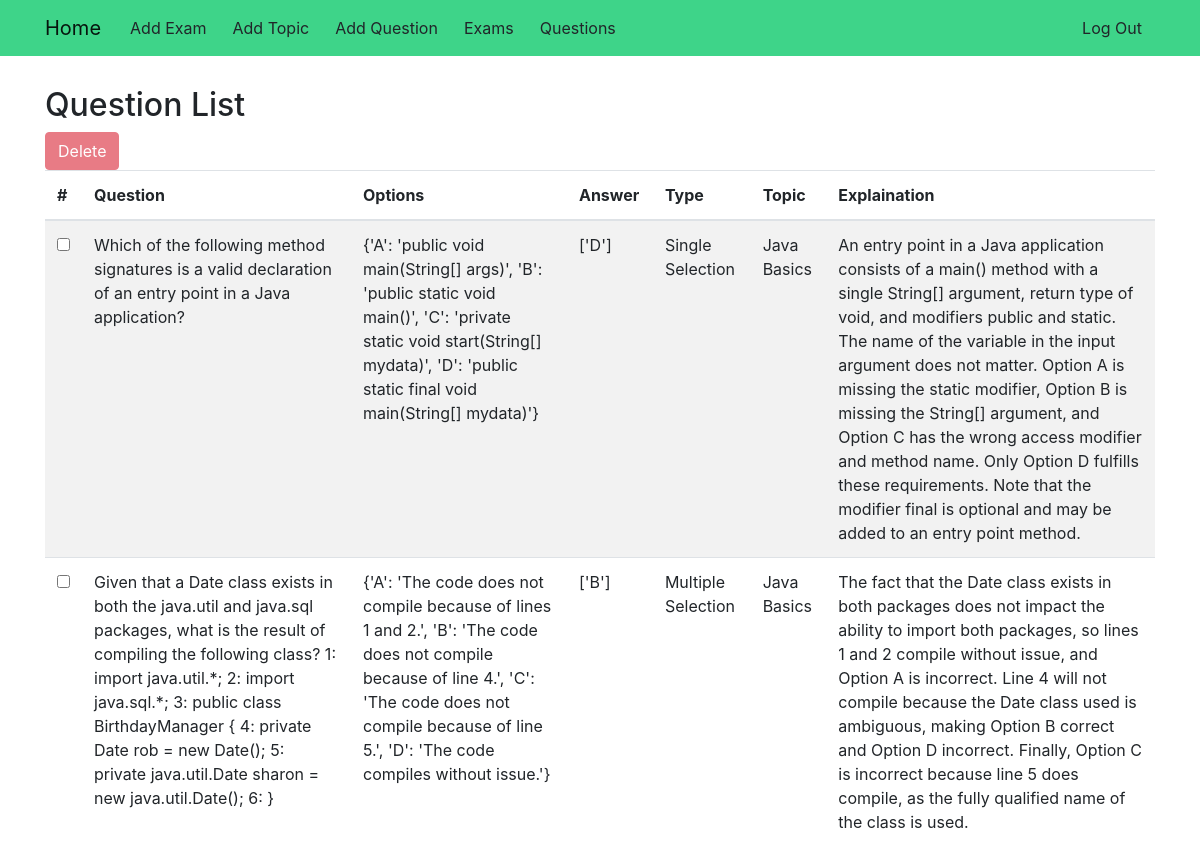
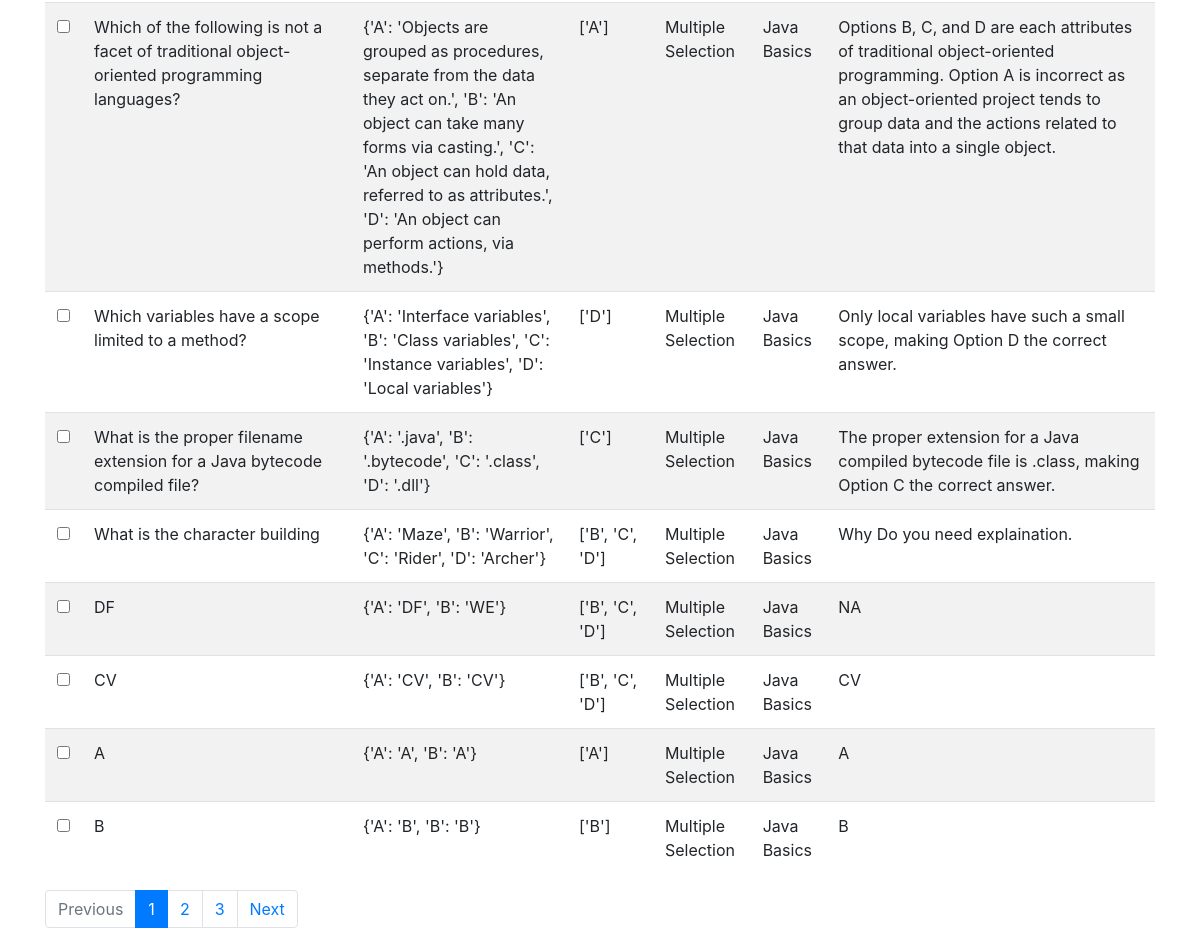
Screenshot of /questions/ (signed in) with the database file from the repository (2 pictures, top to bottom).
### exam_app/models.py (models this page shows, shortened)
class Question(models.Model):
    QUESTION_TYPES = (
        ('M', 'Multiple Selection'),
        ('S', 'Single Selection')
    )
    question = models.TextField()
    question_image = models.ImageField(upload_to=question_img_path, default='')
    options = models.TextField()  # Store Dict of applicable choices
    answer = models.TextField()  # Store List of applicable choices
    _question_type = models.CharField(max_length=1, choices=QUESTION_TYPES)
    topic = models.ForeignKey(Topic, on_delete=models.CASCADE)
    explaination = models.TextField()
    def question_type(self):
        return (dict(self.QUESTION_TYPES))[self._question_type]

class Topic(models.Model):
    name = models.CharField(max_length=1024, unique=True)
    def __str__(self):
        return self.name

### exam_app/views.py (the view)
# urls.py: url('^questions/$', views.ListQuestionView.as_view(), name='questions'),
class ListQuestionView(SuperUserRequiredMixin, ListView):
    model = models.Question
    paginate_by = 10
    def get_queryset(self):
        exam_id = self.request.GET.get("exam_id")
        if exam_id != '' and exam_id != None:
            return models.Question.objects.filter(exam=exam_id).order_by('pk')
        else:
            return models.Question.objects.all().order_by('pk')

### exam_app/views.py (called while the page is built)
    def test_func(self):
        return self.request.user.is_superuser

### exam_app/templates/exam_app/question_list.html (shortened to what this page needs)
{% extends "base.html" %}
{% block body_block %}
<h2>Question List</h2>
<div class="toolbar">
    <form id="form-btn" name="form-btn" action="/question/delete/" method="POST">
        <button id="remove" class="btn btn-danger" disabled onclick="remove()">Delete</button>
    </form>
</div>
<table id="table" class="table table-striped">
    <thead>
        <tr>
            <th scope="col" data-checkbox="true">#</th>
            <th scope="col">Question</th>
            <th scope="col">Options</th>
            <th scope="col">Answer</th>
            <th scope="col">Type</th>
            <th scope="col">Topic</th>
            <th scope="col">Explaination</th>
        </tr>
    </thead>
    <tbody>
        {% for question in question_list %}
        <tr>
            <th scope="row">
                <input type="checkbox" class="largerCheckbox" id="{{ question.pk}}" onchange="setSelection(this)">
            </th>
            <td>{{ question.question}}
                <br>
            </td>
            <td>{{ question.options}}</td>
            <td>{{ question.answer}}</td>
            <td>{{ question.question_type}}</td>
            <td>{{ question.topic}}</td>
            <td>{{ question.explaination}}</td>
        </tr>
        {% empty %}
        <tr>
            <td colspan="7">No Question Found</td>
        </tr>
        {% endfor %}
    </tbody>
</table>
<nav aria-label="PageNavigation" class="page-nav">
    <ul class="pagination">
        {% if page_obj.has_previous %}
        <li class="page-item ">
            <a class="page-link" href="?page={{ page_obj.previous_page_number }}" tabindex="-1">Previous</a>
        </li>
        {% else %}
        <li class="page-item disabled">
            <a class="page-link" href="#" tabindex="-1">Previous</a>
        </li>
        {% endif %}
        {% for num in page_obj.paginator.page_range %}
        {% if page_obj.number == num %}
        <li class="page-item active"><a class="page-link" href="?page={{ num }}">{{num}}</a>
        </li>
        {% elif num > page_obj.number|add:'-3' and num < page_obj.number|add:'3' %}
        <li class="page-item"><a class="page-link" href="?page={{ num }}">{{num}}</a></li>
        {% endif %}
        {% endfor %}
        {% if page_obj.has_next %}
        <li class="page-item">
            <a class="page-link" href="?page={{ page_obj.next_page_number }}">Next</a>
        </li>
        {% else %}
        <li class="page-item disabled">
            <a class="page-link" href="#">Next</a>
        </li>
        {% endif %}
    </ul>
</nav>
{% endblock %}

### rows the page displays
Question: question "Which of the following method signatures is a valid declaration of an entry point in a Java application?", options "{'A': 'public void main(String[] args)', 'B': 'public static void main()', 'C': 'private static void start(String[] mydata)', 'D': 'public static final void main(String[] mydata)'}", answer "['D']", question_type "Single Selection", topic "Java Basics", explaination "An entry point in a Java application consists of a main() method with a single String[] argument, return type of void, and modifiers public and static. The name of the variable in the input argument does not matter. Option A is missing the static modifier, Option B is missing the String[] argument, and Option C has the wrong access modifier and method name. Only Option D fulfills these requirements. Note that the modifier final is optional and may be added to an entry point method."
Question: question "Given that a Date class exists in both the java.util and java.sql packages, what is the result of compiling the following class? 1: import java.util.*; 2: import java.sql.*; 3: public class BirthdayManager { 4: private Date rob = new Date(); 5: private java.util.Date sharon = new java.util.Date(); 6: }", options "{'A': 'The code does not compile because of lines 1 and 2.', 'B': 'The code does not compile because of line 4.', 'C': 'The code does not compile because of line 5.', 'D': 'The code compiles without issue.'}", answer "['B']", question_type "Multiple Selection", topic "Java Basics", explaination "The fact that the Date class exists in both packages does not impact the ability to import both packages, so lines 1 and 2 compile without issue, and Option A is incorrect. Line 4 will not compile because the Date class used is ambiguous, making Option B correct and Option D incorrect. Finally, Option C is incorrect because line 5 does compile, as the fully qualified name of the class is used."
Question: question "Which of the following is not a facet of traditional object-oriented programming languages?", options "{'A': 'Objects are grouped as procedures, separate from the data they act on.', 'B': 'An object can take many forms via casting.', 'C': 'An object can hold data, referred to as attributes.', 'D': 'An object can perform actions, via methods.'}", answer "['A']", question_type "Multiple Selection", topic "Java Basics", explaination "Options B, C, and D are each attributes of traditional object-oriented programming. Option A is incorrect as an object-oriented project tends to group data and the actions related to that data into a single object."
Question: question "Which variables have a scope limited to a method?", options "{'A': 'Interface variables', 'B': 'Class variables', 'C': 'Instance variables', 'D': 'Local variables'}", answer "['D']", question_type "Multiple Selection", topic "Java Basics", explaination "Only local variables have such a small scope, making Option D the correct answer."
Question: question "What is the proper filename extension for a Java bytecode compiled file?", options "{'A': '.java', 'B': '.bytecode', 'C': '.class', 'D': '.dll'}", answer "['C']", question_type "Multiple Selection", topic "Java Basics", explaination "The proper extension for a Java compiled bytecode file is .class, making Option C the correct answer."
Question: question "What is the character building", options "{'A': 'Maze', 'B': 'Warrior', 'C': 'Rider', 'D': 'Archer'}", answer "['B', 'C', 'D']", question_type "Multiple Selection", topic "Java Basics", explaination "Why Do you need explaination."
Question: question "DF", options "{'A': 'DF', 'B': 'WE'}", answer "['B', 'C', 'D']", question_type "Multiple Selection", topic "Java Basics", explaination "NA"
Question: question "CV", options "{'A': 'CV', 'B': 'CV'}", answer "['B', 'C', 'D']", question_type "Multiple Selection", topic "Java Basics", explaination "CV"
Question: question "A", options "{'A': 'A', 'B': 'A'}", answer "['A']", question_type "Multiple Selection", topic "Java Basics", explaination "A"
Question: question "B", options "{'A': 'B', 'B': 'B'}", answer "['B']", question_type "Multiple Selection", topic "Java Basics", explaination "B"

### other values shown
{{ num }} "1"
{{ num }} "2" "3"
